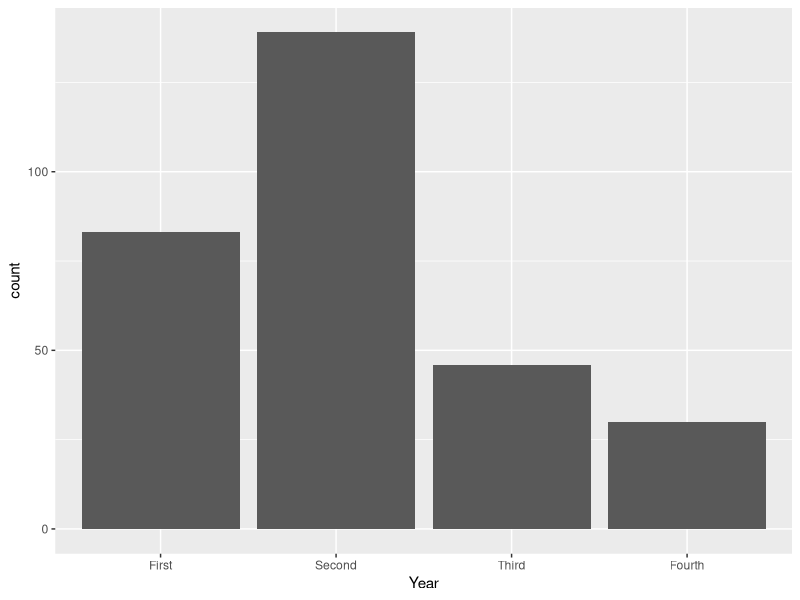
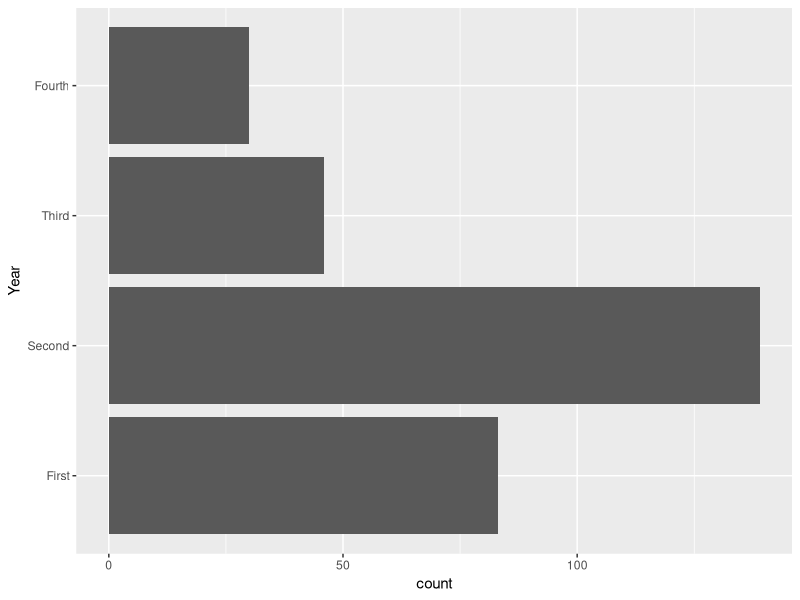
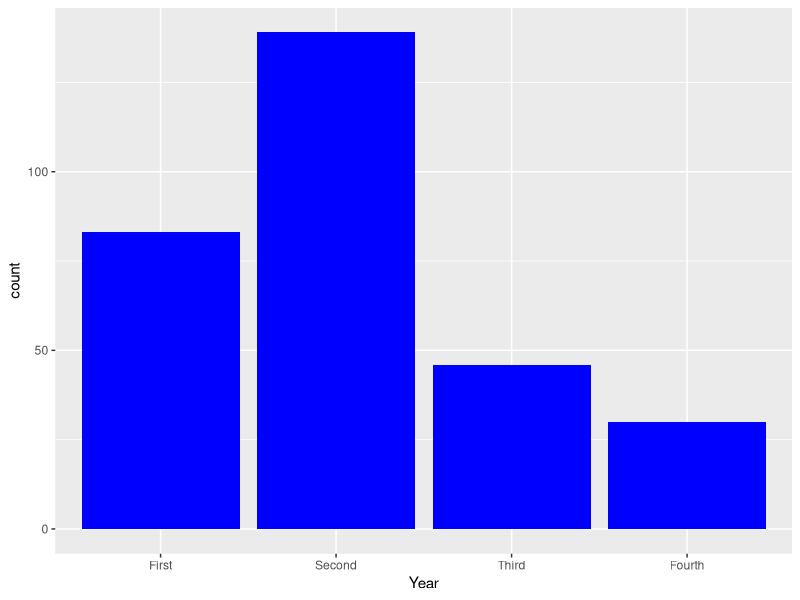
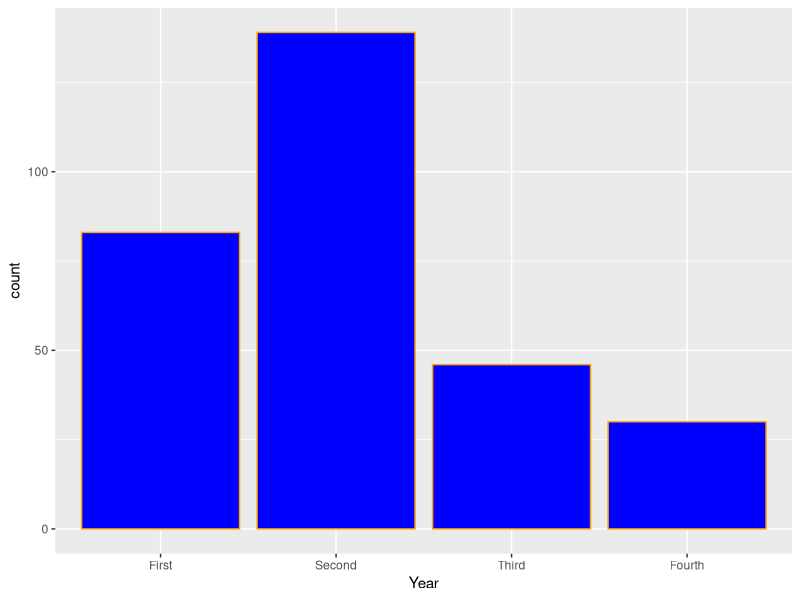
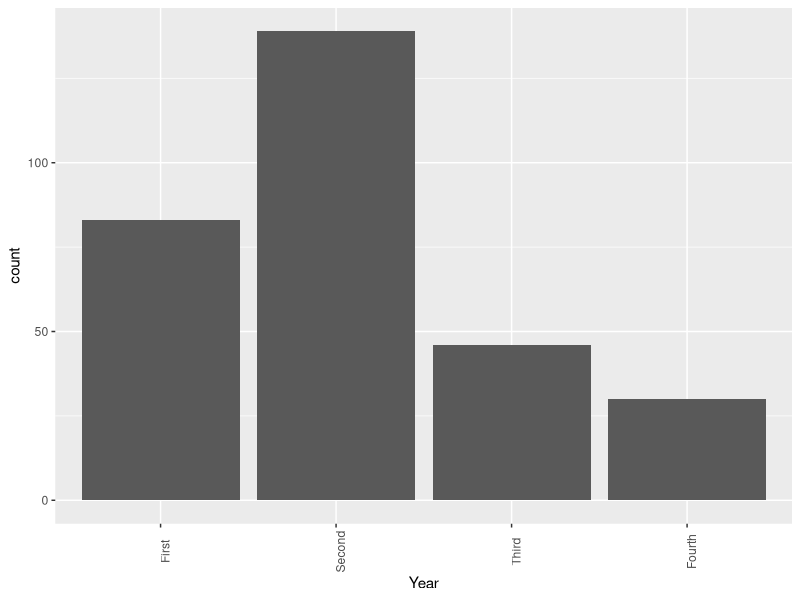
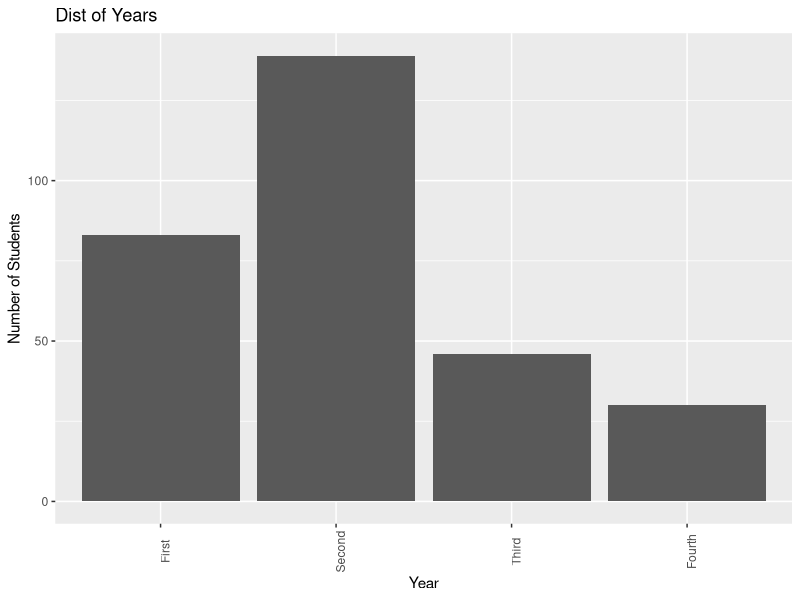
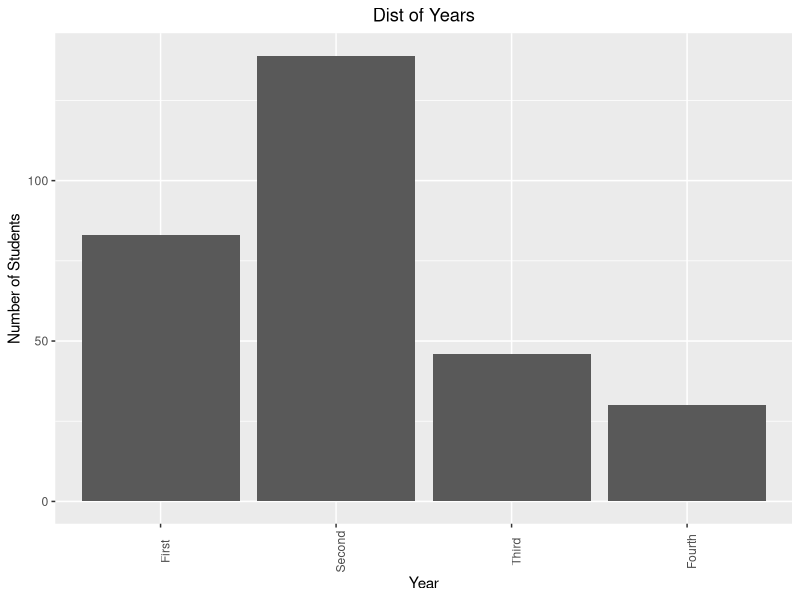
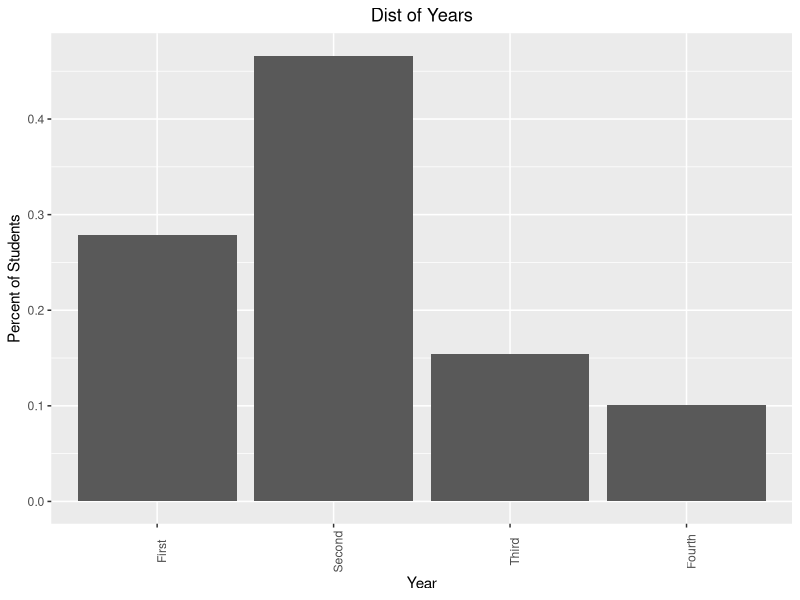

Write R code to recreate these figures, in order.
#####################################################
##Data Visualization 1: Single Categorical Variable##
#####################################################

library(tidyverse)

Data<-read.csv("ClassDataPrevious.csv", header=TRUE)

##########
##Tables##
##########

##Table is a way to numerically summarize categorical variable

##Create a table to count the number of observations in each Year
table(Data$Year)

##want to change order of Year to make more sense
Data$Year<-factor(Data$Year, levels=c("First","Second","Third","Fourth"))
levels(Data$Year)
mytab<-table(Data$Year)
mytab

##convert table from count to proportion
prop.table(mytab)

##convert table from count to percent
prop.table(mytab) *100

##round to two decimal places
round(prop.table(mytab) * 100, 2)

##############
##Bar charts##
##############

##Bar chart is used to graphically summarize categorical variables

##generic bar chart
ggplot(Data, aes(x=Year))+
  geom_bar()

##change the orientation of the bar chart
ggplot(Data, aes(x=Year))+
  geom_bar()+
  coord_flip()

##change color of bars
ggplot(Data, aes(x=Year))+
  geom_bar(fill="blue")

##change color of outline of bars
ggplot(Data, aes(x=Year))+
  geom_bar(fill="blue",color="orange")

##add theme to change how the text of the x axis is re-oriented.
ggplot(Data, aes(x=Year))+
  geom_bar()+
  theme(axis.text.x = element_text(angle = 90))

##change the labels of the axes and title
ggplot(Data, aes(x=Year))+
  geom_bar()+
  theme(axis.text.x = element_text(angle = 90))+
  labs(x="Year", y="Number of Students", title="Dist of Years")

##change the position of the title in theme
ggplot(Data, aes(x=Year))+
  geom_bar()+
  theme(axis.text.x = element_text(angle = 90), plot.title = element_text(hjust = 0.5))+
  labs(x="Year", y="Number of Students", title="Dist of Years")

##create a bar chart where the vertical axis is
##proportion instead of count

##create a new data frame that contains the percentages for Year
newData<-Data%>%
  group_by(Year)%>%
  summarize(Counts=n())%>%
  mutate(Percent=Counts/nrow(Data))

newData

##then create a new bar chart, by adding some extra arguments in aes and geom_bar
ggplot(newData, aes(x=Year, y=Percent))+
  geom_bar(stat="identity")+
  theme(axis.text.x = element_text(angle = 90), plot.title = element_text(hjust = 0.5))+
  labs(x="Year", y="Percent of Students", title="Dist of Years")
